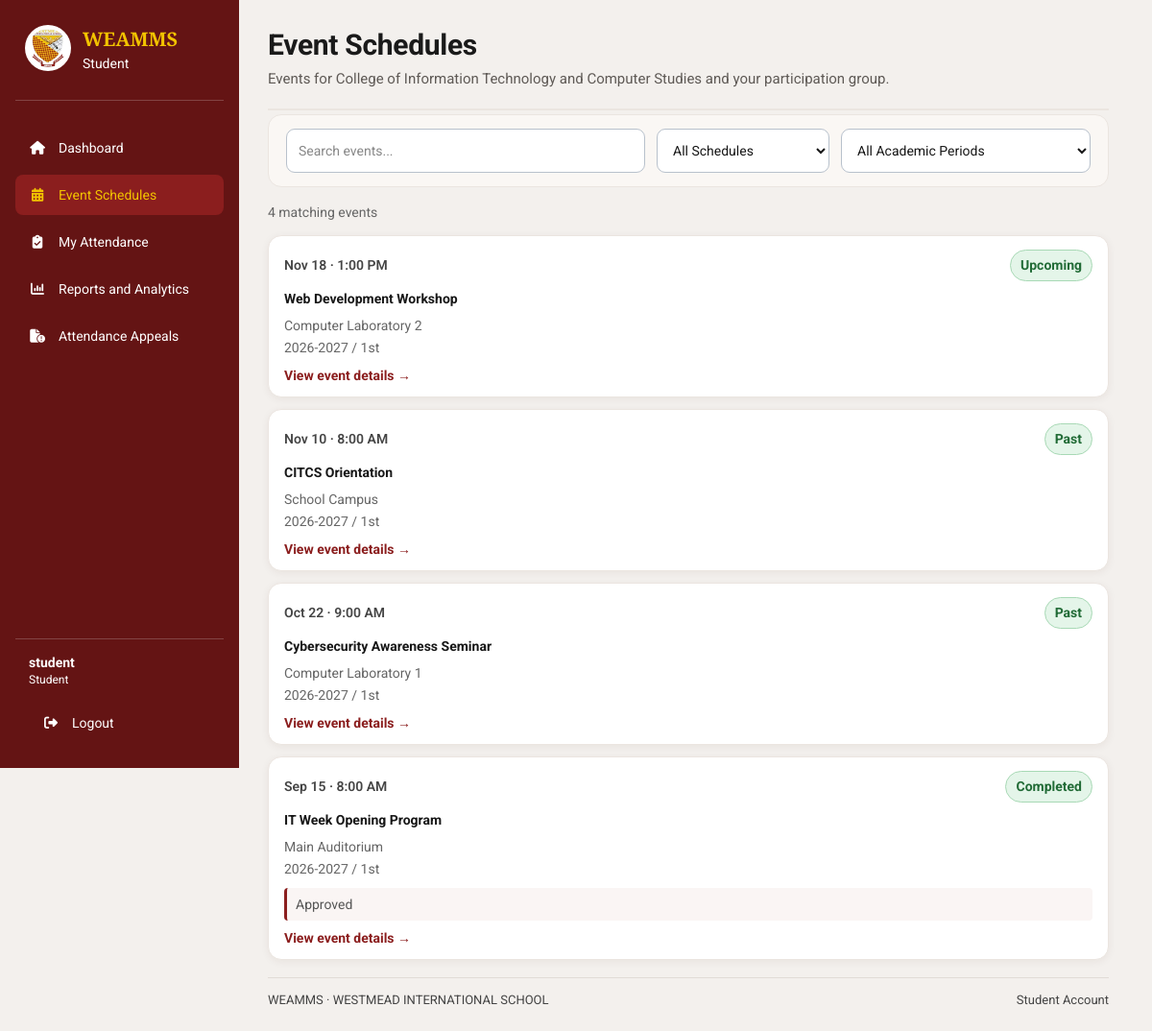
The page /student/events/index.php (signed in) on the database as committed earlier.
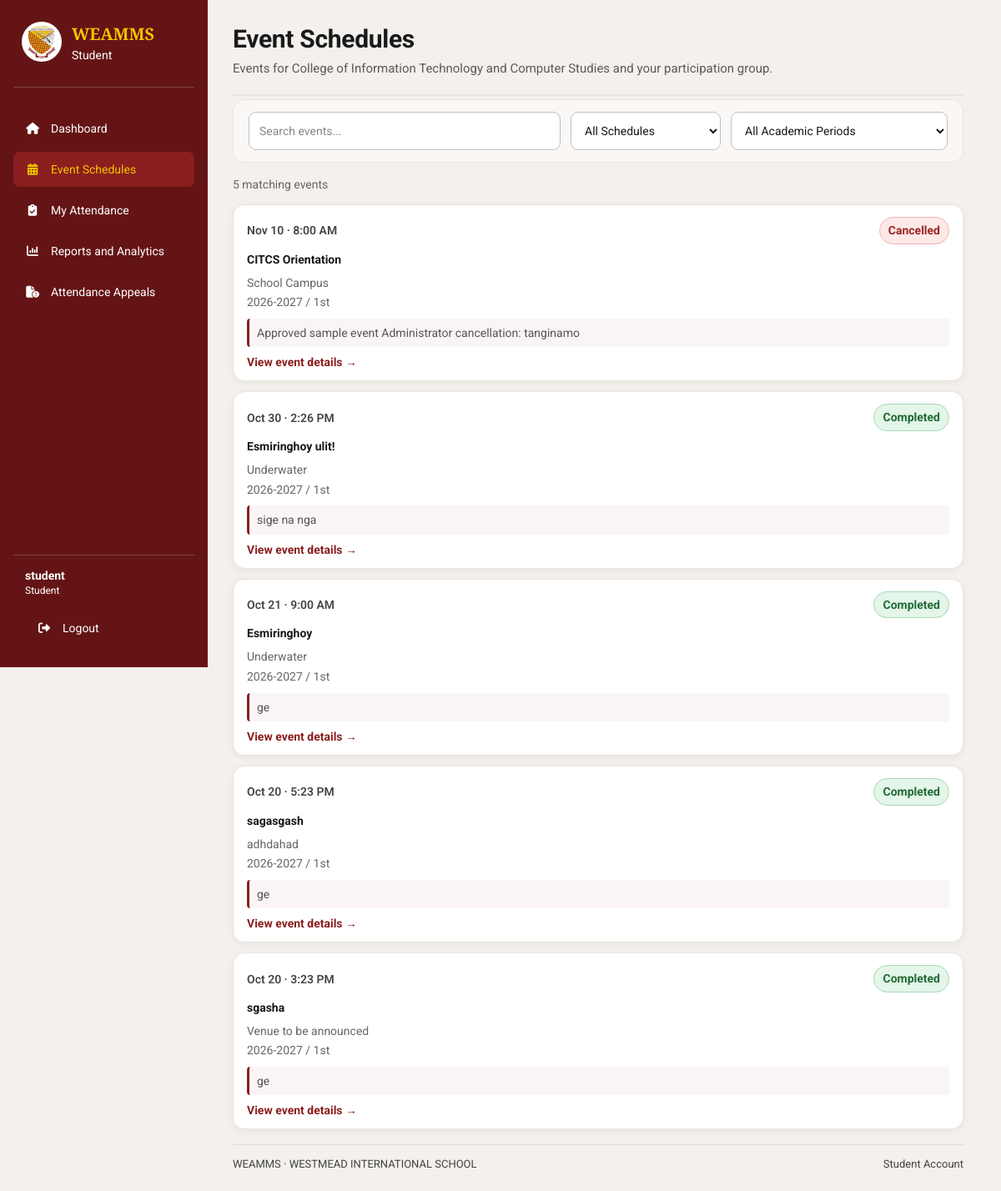
The same page on the database as committed later.
### tables this page shows
CREATE TABLE `events` (
  `event_id` bigint(20) UNSIGNED NOT NULL,
  `department_id` bigint(20) UNSIGNED NOT NULL,
  `requested_by` bigint(20) UNSIGNED NOT NULL,
  `academic_period_id` bigint(20) UNSIGNED NOT NULL,
  `event_title` varchar(200) NOT NULL,
  `event_description` text DEFAULT NULL,
  `venue` varchar(200) DEFAULT NULL,
  `start_at` datetime NOT NULL,
  `end_at` datetime NOT NULL,
  `attendance_opens_at` datetime DEFAULT NULL,
  `attendance_closes_at` datetime DEFAULT NULL,
  `event_status` enum('pending','approved','rejected','cancelled','cancellation_requested','completed') NOT NULL DEFAULT 'pending',
  `admin_reviewed_by` bigint(20) UNSIGNED DEFAULT NULL,
  `admin_reviewed_at` datetime DEFAULT NULL,
  `admin_remarks` text DEFAULT NULL,
  `cancellation_requested_at` datetime DEFAULT NULL,
  `cancellation_requested_by` bigint(20) UNSIGNED DEFAULT NULL,
  `cancellation_request_remarks` text DEFAULT NULL,
  `created_at` timestamp NOT NULL DEFAULT current_timestamp(),
  `updated_at` timestamp NOT NULL DEFAULT current_timestamp() ON UPDATE current_timestamp()
);

CREATE TABLE `academic_periods` (
  `academic_period_id` bigint(20) UNSIGNED NOT NULL,
  `academic_year` varchar(20) NOT NULL,
  `semester` enum('1st','2nd','Summer','Other') NOT NULL DEFAULT '1st',
  `start_date` date NOT NULL,
  `end_date` date NOT NULL,
  `is_current` tinyint(1) NOT NULL DEFAULT 0,
  `created_at` timestamp NOT NULL DEFAULT current_timestamp()
);

### includes/student_context.php (called while the page is built, shortened)
<?php
$studentBaseUrl = BASE_URL;
function studentEscape(mixed $value): string
{
    return htmlspecialchars((string) $value, ENT_QUOTES, 'UTF-8');
}
function studentParticipantCondition(string $eventAlias = 'e'): string
{
    return "(
        NOT EXISTS (
            SELECT 1 FROM event_participants ep_any
            WHERE ep_any.event_id = $eventAlias.event_id
        )
        OR EXISTS (
            SELECT 1 FROM event_participants ep
            WHERE ep.event_id = $eventAlias.event_id
              AND (
                (ep.participant_type = 'student' AND ep.student_id = ?)
                OR (ep.participant_type = 'year_level' AND ep.year_level = ?)
                OR (ep.participant_type = 'section'
                    AND ep.year_level = ?
                    AND ep.section = ?)
              )
        )
    )";
}
function studentDateTime(
    ?string $value,
    string $format = 'M j, Y · g:i A'
): string {
    $timestamp = strtotime($value);
    return $timestamp === false
        ? 'Not available'
        : date($format, $timestamp);
}

### student/events/index.php (the view, shortened to what the changed rows need)
<?php
require_once __DIR__ . '/../../includes/student_context.php';
$sql = "
    SELECT
        e.event_id,
        e.event_title,
        e.event_description,
        e.venue,
        e.start_at,
        e.end_at,
        e.event_status,
        e.updated_at,
        e.created_at,
        e.admin_remarks,
        e.cancellation_request_remarks,
        ap.academic_year,
        ap.semester
    FROM events e
    INNER JOIN academic_periods ap
        ON ap.academic_period_id = e.academic_period_id
    WHERE e.department_id = ?
      AND e.event_status IN (
          'approved',
          'cancellation_requested',
          'cancelled',
          'completed'
      )
      AND " . studentParticipantCondition('e');
$params = array_merge(
    [$studentDepartmentId],
    studentParticipantParams($studentProfile)
);
$sql .= " ORDER BY e.start_at DESC, e.event_id DESC";
$stmt = $pdo->prepare($sql);
$stmt->execute($params);
$events = $stmt->fetchAll(PDO::FETCH_ASSOC);
require_once __DIR__ . '/../../includes/student_layout_start.php';
?>
<section class="dashboard-section student-module-page student-events-page">
    <div class="section-heading">
        <div>
            <h2>Event Schedules</h2>
        </div>
    </div>
    <form
        class="student-filter-form"
        id="student-event-filters"
        method="get"
        action="<?= studentEscape($studentBaseUrl) ?>/student/events/index.php">
        <div class="student-filter-field student-search-field">
        </div>
        <div class="student-filter-field student-phase-field">
        </div>
        <div class="student-filter-field student-period-field">
        </div>
    </form>
    <p class="student-results-count">
        <?= count($events) ?>
        matching <?= count($events) === 1 ? 'event' : 'events' ?>
    </p>
    <?php if (empty($events)): ?>
        <div class="student-content-panel empty-state">
            <strong>No matching events</strong>
            <p>
                Try another filter or check back later for relevant events.
            </p>
        </div>
    <?php else: ?>
        <div class="student-event-list student-event-grid">
            <?php foreach ($events as $event): ?>
                <?php
                $eventStatus = $event['event_status'];
                $now = time();
                $start = strtotime($event['start_at']);
                $end = strtotime($event['end_at']);
                $schedulePhase = $eventStatus === 'approved'
                    ? (
                        $start > $now
                        ? 'Upcoming'
                        : ($end >= $now ? 'Ongoing' : 'Past')
                    )
                    : ucwords(str_replace('_', ' ', $eventStatus));
                $eventUrl = studentEscape($studentBaseUrl)
                    . '/student/events/view.php?id='
                    . (int) $event['event_id'];
                ?>
                <article class="student-event-card student-schedule-card">
                    <div class="student-schedule-top">
                        <span class="student-schedule-date">
                            <?= studentEscape(
                                studentDateTime(
                                    $event['start_at'],
                                    'M j · g:i A'
                                )
                            ) ?>
                        </span>
                        <span class="status-pill status-<?= studentEscape($eventStatus) ?>">
                            <?= studentEscape($schedulePhase) ?>
                        </span>
                    </div>
                    <h3 class="student-schedule-title">
                        <a href="<?= $eventUrl ?>">
                            <?= studentEscape($event['event_title']) ?>
                        </a>
                    </h3>
                    <div class="student-schedule-meta">
                        <span class="student-schedule-venue">
                            <?= studentEscape(
                                $event['venue'] ?: 'Venue to be announced'
                            ) ?>
                        </span>
                        <span class="student-schedule-period">
                            <?= studentEscape($event['academic_year']) ?>
                            / <?= studentEscape($event['semester']) ?>
                        </span>
                    </div>
                    <?php if ($eventStatus === 'cancellation_requested'): ?>
                        <p class="student-event-notice">
                            Cancellation requested:
                            <?= studentEscape(
                                $event['cancellation_request_remarks']
                                    ?: 'Awaiting administrator review.'
                            ) ?>
                        </p>
                    <?php elseif (
                        in_array(
                            $eventStatus,
                            ['cancelled', 'completed'],
                            true
                        ) && !empty($event['admin_remarks'])
                    ): ?>
                        <p class="student-event-notice">
                            <?= studentEscape($event['admin_remarks']) ?>
                        </p>
                    <?php endif; ?>
                    <a
                        class="student-schedule-details"
                        href="<?= $eventUrl ?>">View event details →</a>
                </article>
            <?php endforeach; ?>
        </div>
    <?php endif; ?>
</section>
</main>
</body>
</html>

### includes/sidebar.php (shortened to what the changed rows need)
<?php
$baseUrl = BASE_URL;
$role = strtolower($_SESSION['role_name'] ?? $_SESSION['role'] ?? '');
$role = str_replace([' ', '-'], '_', $role);
$menus = [
    'department_head' => [
        ['Dashboard', 'fa-house', '/department-head/dashboard.php'],
        ['Students', 'fa-user-group', '/department-head/students/index.php'],
        ['Department Management', 'fa-building', '/department-head/department/index.php'],
        ['Event Management', 'fa-calendar-days', '/department-head/events/index.php'],
        ['Attendance Monitoring', 'fa-clipboard-check', '/department-head/attendance/index.php'],
        ['Attendance Time Rules', 'fa-clock', '/department-head/attendance-settings/index.php'],
        ['Attendance Appeals', 'fa-file-circle-exclamation', '/department-head/appeals/index.php'],
        ['Reports and Analytics', 'fa-chart-column', '/department-head/reports/index.php'],
    ],
    'student' => [
        ['Dashboard', 'fa-house', '/student/dashboard.php'],
        ['Event Schedules', 'fa-calendar-days', '/student/events/index.php'],
        ['My Attendance', 'fa-clipboard-check', '/student/attendance/index.php'],
        ['Reports and Analytics', 'fa-chart-column', '/student/reports/index.php'],
        ['Attendance Appeals', 'fa-file-circle-exclamation', '/student/appeals/index.php'],
    ],
];
$currentPath = parse_url($_SERVER['REQUEST_URI'], PHP_URL_PATH) ?? '';
$currentPath = rtrim($currentPath, '/') ?: '/';
?>
<aside class="student-sidebar">
    <div class="sidebar-brand">
        <div>
            <h2>WEAMMS</h2>
        </div>
    </div>
    <nav class="student-navigation" aria-label="Main navigation">
        <?php foreach ($menus[$role] as [$label, $icon, $path]): ?>
            <?php
            $url = $baseUrl . $path;
            $isActive = $currentPath === $path
                || (
                    basename($path) === 'index.php'
                    && strpos($currentPath, dirname($path) . '/') === 0
                );
            ?>
            <a
                href="<?= htmlspecialchars($url) ?>"
                class="<?= $isActive ? 'active' : '' ?>"
                <?= $isActive ? 'aria-current="page"' : '' ?>>
                <i class="fa-solid <?= htmlspecialchars($icon) ?>" aria-hidden="true"></i>
                <span><?= htmlspecialchars($label) ?></span>
            </a>
        <?php endforeach; ?>
    </nav>
</aside>

Rows that differ between the two databases and show on the page:
no longer on this page (row edited): events: start_at "Oct 22 · 9:00 AM", studentEscape($schedulePhase) "Past", event_title "Cybersecurity Awareness Seminar", venue "Computer Laboratory 1", academic_period.academic_year "2026-2027", academic_period.semester "1st"
changed events "Nov 10 · 8:00 AM": event_status "Past" → "Cancelled"; admin_remarks (not shown) → "Approved sample event Administrator cancellation: tanginamo"
added events: start_at "Oct 30 · 2:26 PM", event_status "Completed", event_title "Esmiringhoy ulit!", venue "Underwater", academic_period.academic_year "2026-2027", academic_period.semester "1st", admin_remarks "sige na nga"
changed events: start_at "Sep 15 · 8:00 AM" → "Oct 21 · 9:00 AM"; event_title "IT Week Opening Program" → "Esmiringhoy"; venue "Main Auditorium" → "Underwater"; admin_remarks "Approved" → "ge"
now on this page (row edited): events: start_at "Oct 20 · 5:23 PM", event_status "Completed", event_title "sagasgash", venue "adhdahad", academic_period.academic_year "2026-2027", academic_period.semester "1st", admin_remarks "ge"
changed events: start_at "Nov 18 · 1:00 PM" → "Oct 20 · 3:23 PM"; event_status "Upcoming" → "Completed"; event_title "Web Development Workshop" → "sgasha"; venue "Computer Laboratory 2" → "Venue to be announced"; admin_remarks (not shown) → "ge"; moves down the list
Other text that changed with them:
count($events): "4" → "5"
